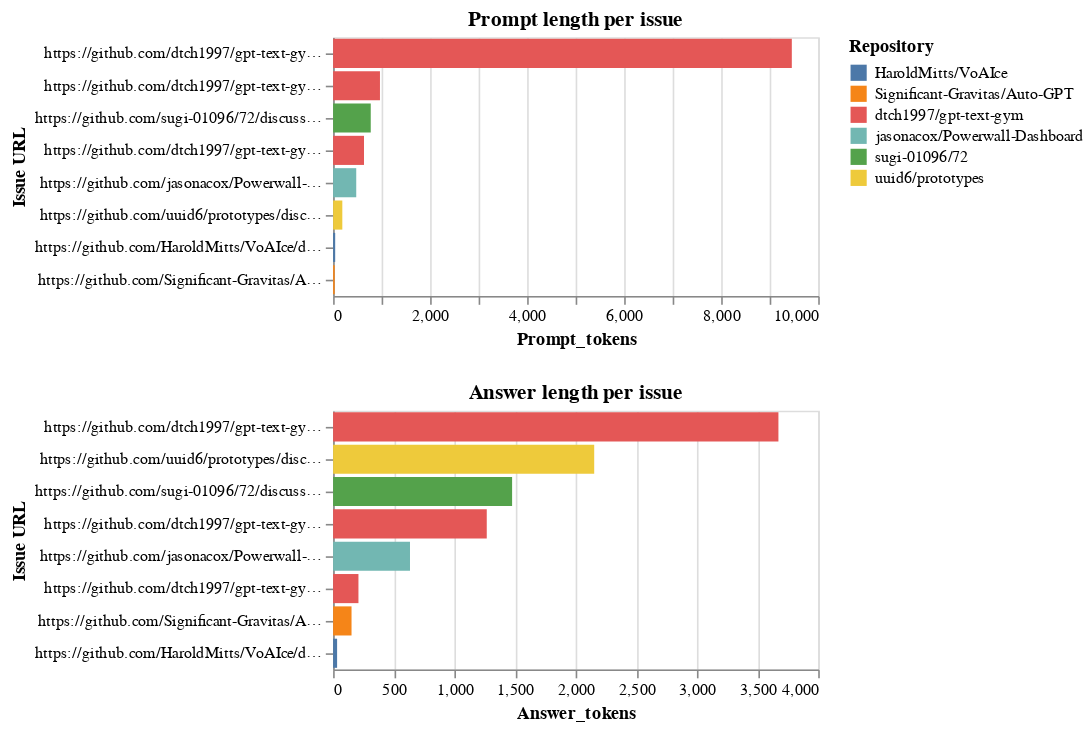

The notebook cell saved with this chart:
### Code cell
prompt_length_per_issue_chart = alt.Chart(total_length_prompt_per_issue).mark_bar().encode(
    alt.X('Prompt_tokens:Q'),
    alt.Y('URL_discussion', sort='-x', title='Issue URL'),
    alt.Color('RepoName', title='Repository')
).properties(
    title='Prompt length per issue'
)
answer_length_per_issue_chart = alt.Chart(total_length_answer_per_issue).mark_bar().encode(
    alt.X('Answer_tokens:Q'),
    alt.Y('URL_discussion', sort='-x', title='Issue URL'),
     alt.Color('RepoName', title='Repository')
).properties(
    title='Answer length per issue'
)

prompt_length_per_issue_chart & answer_length_per_issue_chart

### Figure 1 — Vega-Lite specification as saved in the notebook (floating-point values rounded to 4 significant figures)
{"config": {"view": {"continuousWidth": 300, "continuousHeight": 300}}, "vconcat": [{"data": {"name": "data-08d5830ffd3f597e09290c47f05ede4c"}, "mark": {"type": "bar"}, "encoding": {"color": {"field": "RepoName", "title": "Repository", "type": "nominal"}, "x": {"field": "Prompt_tokens", "type": "quantitative"}, "y": {"field": "URL_discussion", "sort": "-x", "title": "Issue URL", "type": "nominal"}}, "title": "Prompt length per issue"}, {"data": {"name": "data-346f805b6db104dbe05e364595f030bc"}, "mark": {"type": "bar"}, "encoding": {"color": {"field": "RepoName", "title": "Repository", "type": "nominal"}, "x": {"field": "Answer_tokens", "type": "quantitative"}, "y": {"field": "URL_discussion", "sort": "-x", "title": "Issue URL", "type": "nominal"}}, "title": "Answer length per issue"}], "$schema": "https://vega.github.io/schema/vega-lite/v5.17.0.json", "datasets": {"data-08d5830ffd3f597e09290c47f05ede4c": [{"URL_discussion": "https://github.com/HaroldMitts/VoAIce/discussions/5", "RepoName": "HaroldMitts/VoAIce", "Prompt_tokens": 43}, {"URL_discussion": "https://github.com/Significant-Gravitas/Auto-GPT/discussions/4734", "RepoName": "Significant-Gravitas/Auto-GPT", "Prompt_tokens": 33}, {"URL_discussion": "https://github.com/dtch1997/gpt-text-gym/discussions/4", "RepoName": "dtch1997/gpt-text-gym", "Prompt_tokens": 637}, {"URL_discussion": "https://github.com/dtch1997/gpt-text-gym/discussions/6", "RepoName": "dtch1997/gpt-text-gym", "Prompt_tokens": 966}, {"URL_discussion": "https://github.com/dtch1997/gpt-text-gym/discussions/7", "RepoName": "dtch1997/gpt-text-gym", "Prompt_tokens": 9456}, {"URL_discussion": "https://github.com/jasonacox/Powerwall-Dashboard/discussions/324", "RepoName": "jasonacox/Powerwall-Dashboard", "Prompt_tokens": 477}, {"URL_discussion": "https://github.com/sugi-01096/72/discussions/3", "RepoName": "sugi-01096/72", "Prompt_tokens": 776}, {"URL_discussion": "https://github.com/uuid6/prototypes/discussions/46", "RepoName": "uuid6/prototypes", "Prompt_tokens": 190}], "data-346f805b6db104dbe05e364595f030bc": [{"URL_discussion": "https://github.com/HaroldMitts/VoAIce/discussions/5", "RepoName": "HaroldMitts/VoAIce", "Answer_tokens": 33}, {"URL_discussion": "https://github.com/Significant-Gravitas/Auto-GPT/discussions/4734", "RepoName": "Significant-Gravitas/Auto-GPT", "Answer_tokens": 152}, {"URL_discussion": "https://github.com/dtch1997/gpt-text-gym/discussions/4", "RepoName": "dtch1997/gpt-text-gym", "Answer_tokens": 209}, {"URL_discussion": "https://github.com/dtch1997/gpt-text-gym/discussions/6", "RepoName": "dtch1997/gpt-text-gym", "Answer_tokens": 1267}, {"URL_discussion": "https://github.com/dtch1997/gpt-text-gym/discussions/7", "RepoName": "dtch1997/gpt-text-gym", "Answer_tokens": 3672}, {"URL_discussion": "https://github.com/jasonacox/Powerwall-Dashboard/discussions/324", "RepoName": "jasonacox/Powerwall-Dashboard", "Answer_tokens": 634}, {"URL_discussion": "https://github.com/sugi-01096/72/discussions/3", "RepoName": "sugi-01096/72", "Answer_tokens": 1476}, {"URL_discussion": "https://github.com/uuid6/prototypes/discussions/46", "RepoName": "uuid6/prototypes", "Answer_tokens": 2153}]}}
